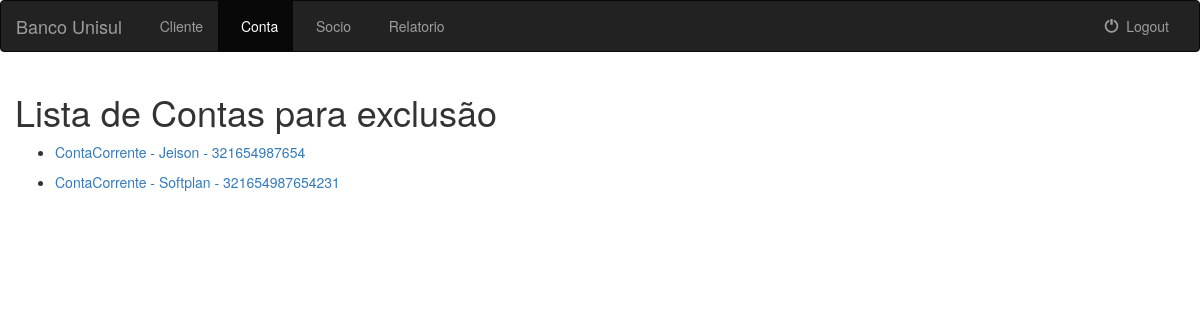
Before: /listaexcluiconta/ (signed in) with the older database file.
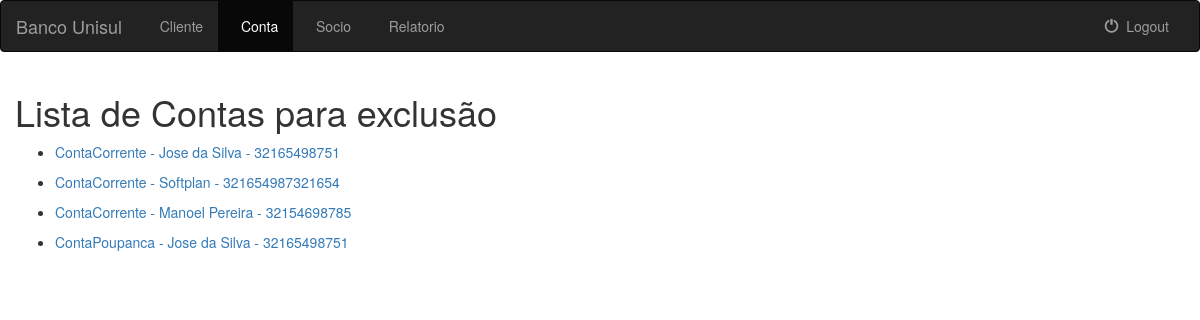
After: the same page with the newer database file.
### banco_unisul/models.py (models this page shows, shortened)
class Conta(models.Model):
    TIPO_CONTA = (
        (1, 'ContaCorrente'),
        (2, 'ContaPoupanca'),
    )
    agencia = models.ForeignKey(Agencia, on_delete=models.CASCADE)
    cliente = models.ForeignKey(Cliente, on_delete=models.CASCADE)
    tpconta = models.IntegerField("Tipo da Conta", choices=TIPO_CONTA)
    saldo = models.IntegerField()
    chespecial = models.IntegerField("Limite cheque especial")
    flespecial = models.BooleanField("Utiliza cheque especial")
    class META:
        unique_together = (("cliente", "tpconta"),)
    def __str__(self):
        try:
            return self.get_tpconta_display() + ' - ' + self.cliente.nome + ' - ' + ClientePF.objects.get(id=self.cliente.id).CPF
        except:
            return self.get_tpconta_display() + ' - ' + self.cliente.nome + ' - ' + ClientePJ.objects.get(id=self.cliente.id).CNPJ

class Cliente(models.Model):
    nome = models.CharField(max_length=200)
    endereco = models.CharField(max_length=200)
    class META:
        abstract = True

class ClientePF(Cliente):
    CPF = models.CharField(max_length=11, unique=True)
    dtnascimento = models.DateField("Data de Nascimento")

class ClientePJ(Cliente):
    CNPJ = models.CharField(max_length=30, unique=True)

### banco_unisul/views.py (the view)
# urls.py: url(r'^listaexcluiconta/$', views.ContaExclusao.as_view(), name='listaexcluiconta'),
class ContaExclusao(LoginRequiredMixin, generic.ListView):
    model = Socio
    template_name = 'banco_unisul/listaexcluiconta.html'
    context_object_name = 'todas_contas'
    def get_queryset(self):
        return Conta.objects.all().select_related("cliente")

### templates/banco_unisul/listaexcluiconta.html (shortened to what this page needs)
{% extends 'banco_unisul/baseinterno.html' %}
{% block cad_conta %}active{% endblock %}
{% block body %}
    {% if todas_contas %}
        <h1 class="col-sm-12">Lista de Contas para exclusão</h1>
        {% for conta in todas_contas %}
            <div class="col-sm-10">
                <ul>
                    <li><a href="{% url 'banco_unisul:exc_conta-delete' conta.id %}">{{ conta }}</a></li>
                </ul>
            </div>
        {% endfor %}
    {% else %}
        <div>
            <h2>
                Não existe contas cadastradas.
            </h2>
        </div>
    {% endif %}
{% endblock %}

Changed rows visible on the page:
changed Conta: tpconta+cliente "ContaCorrente - Jeison - 321654987654" → "ContaCorrente - Jose da Silva - 32165498751"
changed Conta: tpconta+cliente "ContaCorrente - Softplan - 321654987654231" → "ContaCorrente - Softplan - 321654987321654"
added Conta: tpconta+cliente "ContaCorrente - Manoel Pereira - 32154698785"
added Conta: tpconta+cliente "ContaPoupanca - Jose da Silva - 32165498751"
